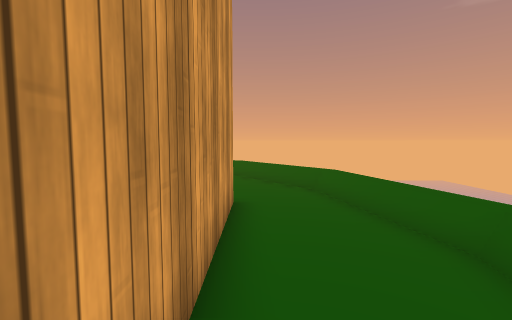
[1] (above)

16 first-person views from a walk through a scene from a Unity 3-D project. The camera is 1.5 m above the floor, tilts 4° down and sees 90° across. The floor is counted in squares, 1 m on a side. Each view is taken from the middle of a square. On the plan, view 1 faces up. The plan holds only what a view shows up to about 13 squares ahead; the rest is blank. The place goes on beyond the plan. The player is left out. Some surface patterns are stand-ins.

[2]
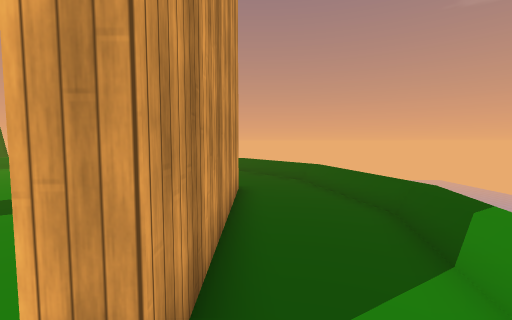

[3]
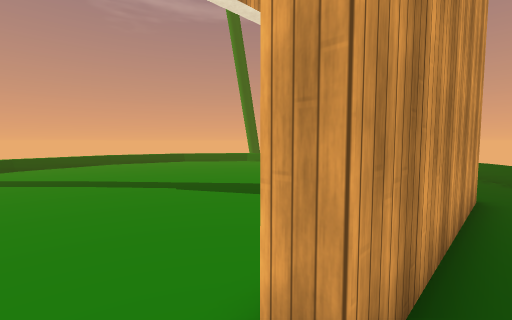

[4]
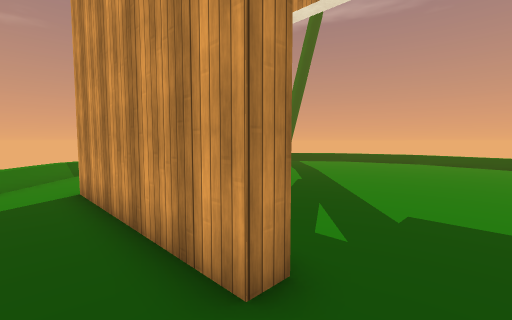

[5]
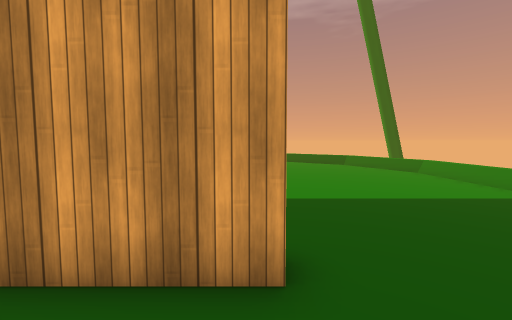

[6]
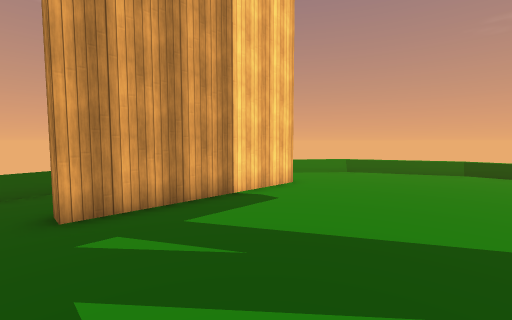

[7]
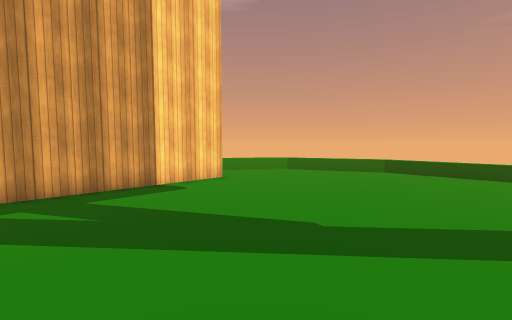

[8]
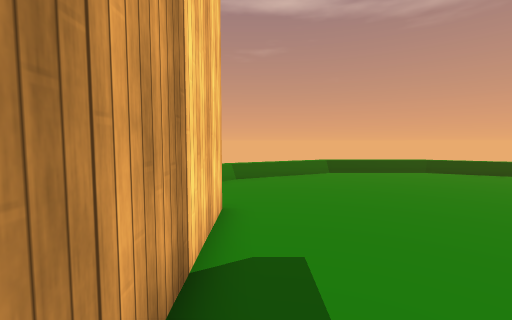

[9]
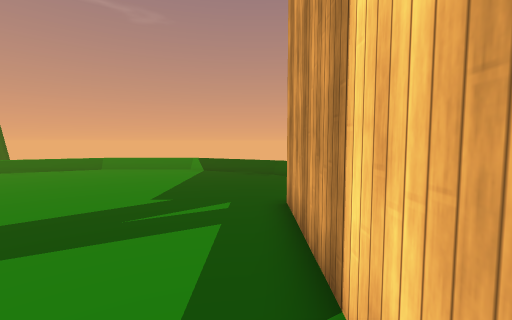

[10]
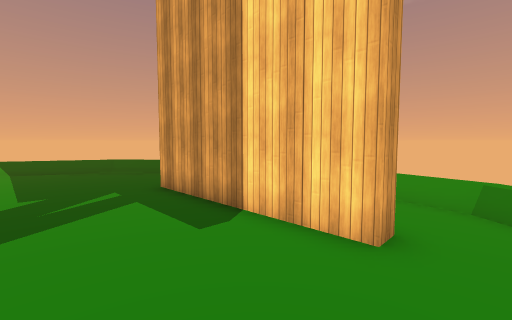

[11]
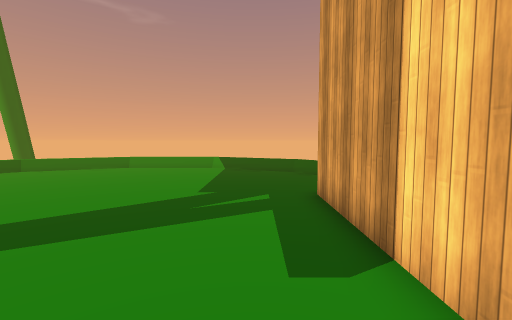

[12]
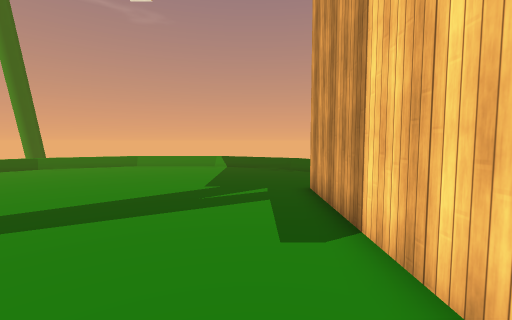

[13]
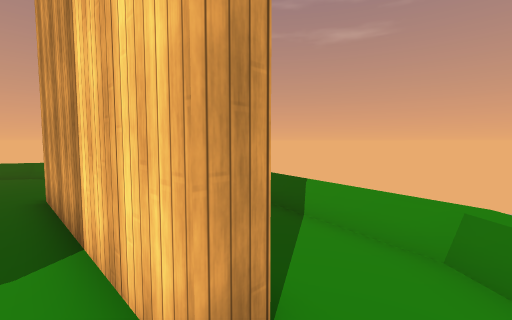

[14]
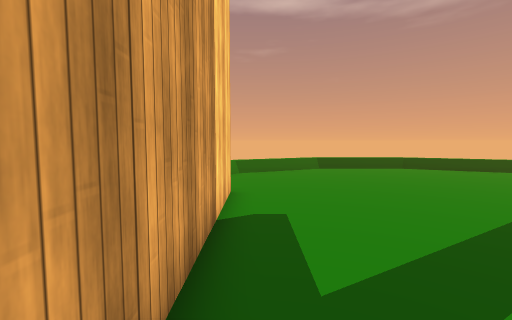

[15]
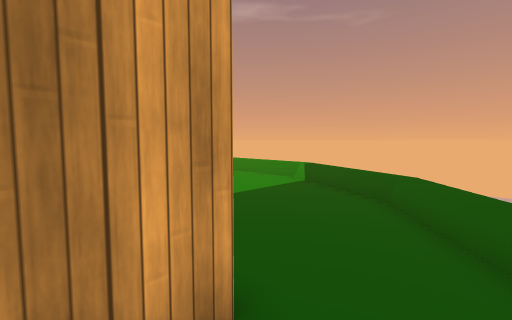

[16]
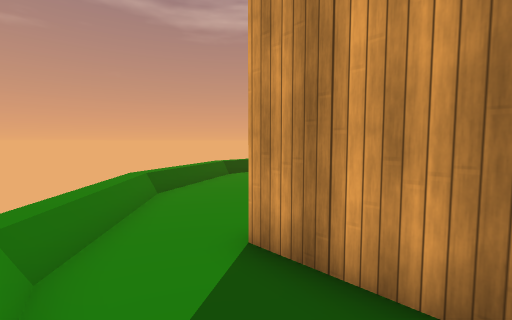

### Floor plan
Key: @ floor where view 1 was taken; # wall or solid block; . floor; = window, fence, low wall or low ledge; ^ raised ledge; v drop or lower ground.
Columns run from 18 left of view 1 to 3 right of it. Each row starts with its distance up from view 1.
 15          ^^^
 14        v^^^^^v=
 13     =v .......=v=v
 12    v=...........=vv
 11   v...............vv
 10    ...............==
  9     ...............==
  8   ..................^v
  7   ..................=^
  6    ..............#...^
  5     .............#...^
  4      ............#...^
  3      ............#...^
  2     .............#...^
  1    ..............#...^
  0   ...............#@.=^
 -1  ...................vv
 -2 v...................vv
 -3       .............=v
 -4      .............==
 -5     .............==
 -6    =v=.........=v=
 -7      ^v=.....=v^
 -8        =^^^^^=

Positions as (right, up) in squares from view 1, and headings:
1: (0, 0), facing up
2: (0, -2), facing up
3: (0, -2), facing up-left
4: (1, 8), facing down-left
5: (2, 6), facing left
6: (-7, 7), facing down-right
7: (-10, 6), facing down-right
8: (-2, 5), facing down
9: (-2, 0), facing up
10: (-5, -2), facing up-right
11: (-3, -1), facing up
12: (-3, -2), facing up
13: (-2, -2), facing up-right
14: (-2, 7), facing down
15: (1, 5), facing up-left
16: (2, 2), facing down-left
